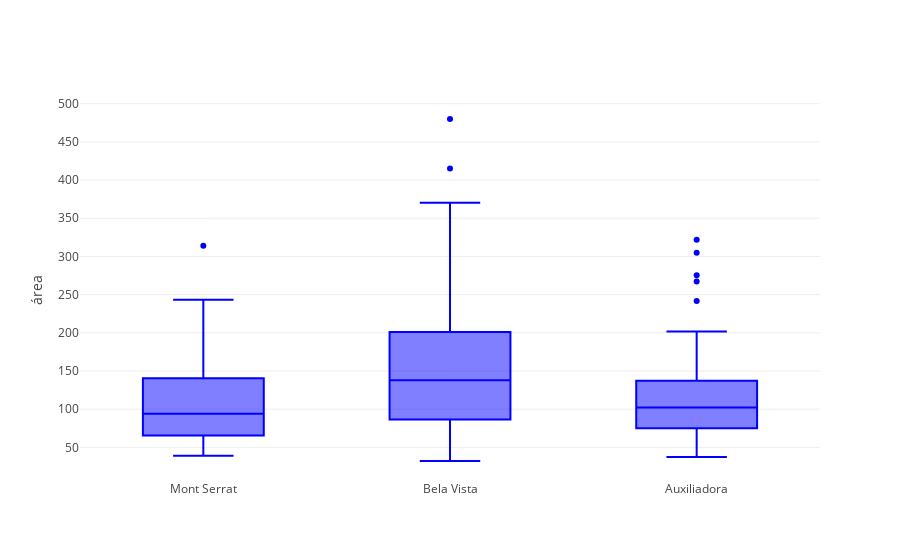

The notebook cell this image was saved under:
### Code cell
# boxplot to identify outliers in area

x = df.district

trace0 = go.Box(
    y=df.area,
    x=x,
    name='kale',
    marker=dict(
        color='blue'
    )
)

data = [trace0]
layout = go.Layout(
    yaxis=dict(
        title='área',
        zeroline=False
    ),
    boxmode='group'
)

fig = go.Figure(data=data, layout=layout)
iplot(fig)

### Figure 1 — Plotly figure (JSON) as saved in the notebook; plotly's stock layout.template omitted (floating-point values rounded to 4 significant figures; data arrays with more than 128 entries replaced by an {"elided": "..."} marker saying what was removed)
{"data": [{"marker": {"color": "blue"}, "name": "kale", "type": "box", "uid": "daaaf7b6-6e38-4ed6-b411-6e7115d17ca9", "x": {"elided": "247 str values"}, "y": {"elided": "247 float values"}}], "layout": {"boxmode": "group", "yaxis": {"title": {"text": "área"}, "zeroline": false}}}
